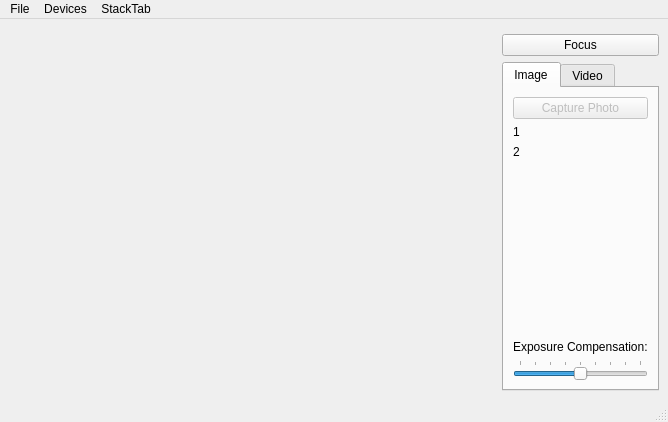
<?xml version="1.0" encoding="UTF-8"?>
<ui version="4.0">
 <class>Camera</class>
 <widget class="QMainWindow" name="Camera">
  <property name="geometry">
   <rect>
    <x>0</x>
    <y>0</y>
    <width>668</width>
    <height>422</height>
   </rect>
  </property>
  <property name="windowTitle">
   <string>Camera</string>
  </property>
  <widget class="QWidget" name="centralwidget">
   <layout class="QGridLayout" name="gridLayout_3">
    <item row="0" column="0" rowspan="3">
     <widget class="QStackedWidget" name="stackedWidget">
      <property name="sizePolicy">
       <sizepolicy hsizetype="Preferred" vsizetype="Preferred">
        <horstretch>1</horstretch>
        <verstretch>0</verstretch>
       </sizepolicy>
      </property>
      <property name="palette">
       <palette>
        <active>
         <colorrole role="Base">
          <brush brushstyle="SolidPattern">
           <color alpha="255">
            <red>255</red>
            <green>255</green>
            <blue>255</blue>
           </color>
          </brush>
         </colorrole>
         <colorrole role="Window">
          <brush brushstyle="SolidPattern">
           <color alpha="255">
            <red>145</red>
            <green>145</green>
            <blue>145</blue>
           </color>
          </brush>
         </colorrole>
        </active>
        <inactive>
         <colorrole role="Base">
          <brush brushstyle="SolidPattern">
           <color alpha="255">
            <red>255</red>
            <green>255</green>
            <blue>255</blue>
           </color>
          </brush>
         </colorrole>
         <colorrole role="Window">
          <brush brushstyle="SolidPattern">
           <color alpha="255">
            <red>145</red>
            <green>145</green>
            <blue>145</blue>
           </color>
          </brush>
         </colorrole>
        </inactive>
        <disabled>
         <colorrole role="Base">
          <brush brushstyle="SolidPattern">
           <color alpha="255">
            <red>145</red>
            <green>145</green>
            <blue>145</blue>
           </color>
          </brush>
         </colorrole>
         <colorrole role="Window">
          <brush brushstyle="SolidPattern">
           <color alpha="255">
            <red>145</red>
            <green>145</green>
            <blue>145</blue>
           </color>
          </brush>
         </colorrole>
        </disabled>
       </palette>
      </property>
      <property name="currentIndex">
       <number>0</number>
      </property>
      <widget class="QWidget" name="viewfinderPage">
       <layout class="QGridLayout" name="gridLayout_5">
        <item row="0" column="0">
         <widget class="QCameraViewfinder" name="viewfinder" native="true"/>
        </item>
       </layout>
      </widget>
      <widget class="QWidget" name="previewPage">
       <layout class="QGridLayout" name="gridLayout_4">
        <item row="0" column="0">
         <widget class="QLabel" name="lastImagePreviewLabel">
          <property name="sizePolicy">
           <sizepolicy hsizetype="Preferred" vsizetype="MinimumExpanding">
            <horstretch>0</horstretch>
            <verstretch>0</verstretch>
           </sizepolicy>
          </property>
          <property name="frameShape">
           <enum>QFrame::Box</enum>
          </property>
          <property name="text">
           <string/>
          </property>
         </widget>
        </item>
       </layout>
      </widget>
     </widget>
    </item>
    <item row="2" column="1" colspan="2">
     <widget class="QTabWidget" name="captureWidget">
      <property name="currentIndex">
       <number>0</number>
      </property>
      <widget class="QWidget" name="tab_2">
       <attribute name="title">
        <string>Image</string>
       </attribute>
       <layout class="QGridLayout" name="gridLayout">
        <item row="9" column="0">
         <widget class="QLabel" name="label">
          <property name="text">
           <string>Exposure Compensation:</string>
          </property>
         </widget>
        </item>
        <item row="0" column="0">
         <widget class="QPushButton" name="takeImageButton">
          <property name="enabled">
           <bool>false</bool>
          </property>
          <property name="text">
           <string>Capture Photo</string>
          </property>
         </widget>
        </item>
        <item row="10" column="0">
         <widget class="QSlider" name="exposureCompensation">
          <property name="minimum">
           <number>-4</number>
          </property>
          <property name="maximum">
           <number>4</number>
          </property>
          <property name="pageStep">
           <number>2</number>
          </property>
          <property name="orientation">
           <enum>Qt::Horizontal</enum>
          </property>
          <property name="tickPosition">
           <enum>QSlider::TicksAbove</enum>
          </property>
         </widget>
        </item>
        <item row="8" column="0">
         <spacer name="verticalSpacer_2">
          <property name="orientation">
           <enum>Qt::Vertical</enum>
          </property>
          <property name="sizeHint" stdset="0">
           <size>
            <width>20</width>
            <height>161</height>
           </size>
          </property>
         </spacer>
        </item>
        <item row="1" column="0">
         <widget class="QLabel" name="elapsedMilis">
          <property name="text">
           <string>1</string>
          </property>
         </widget>
        </item>
        <item row="2" column="0">
         <widget class="QLabel" name="frameFPS">
          <property name="text">
           <string>2</string>
          </property>
         </widget>
        </item>
       </layout>
      </widget>
      <widget class="QWidget" name="tab">
       <attribute name="title">
        <string>Video</string>
       </attribute>
       <layout class="QGridLayout" name="gridLayout_2">
        <item row="0" column="0">
         <widget class="QPushButton" name="recordButton">
          <property name="text">
           <string>Record</string>
          </property>
         </widget>
        </item>
        <item row="1" column="0">
         <widget class="QPushButton" name="pauseButton">
          <property name="text">
           <string>Pause</string>
          </property>
         </widget>
        </item>
        <item row="2" column="0">
         <widget class="QPushButton" name="stopButton">
          <property name="text">
           <string>Stop</string>
          </property>
         </widget>
        </item>
        <item row="3" column="0">
         <spacer name="verticalSpacer">
          <property name="orientation">
           <enum>Qt::Vertical</enum>
          </property>
          <property name="sizeHint" stdset="0">
           <size>
            <width>20</width>
            <height>76</height>
           </size>
          </property>
         </spacer>
        </item>
        <item row="4" column="0">
         <widget class="QPushButton" name="muteButton">
          <property name="text">
           <string>Mute</string>
          </property>
          <property name="checkable">
           <bool>true</bool>
          </property>
         </widget>
        </item>
       </layout>
      </widget>
     </widget>
    </item>
    <item row="1" column="1" colspan="2">
     <widget class="QPushButton" name="lockButton">
      <property name="text">
       <string>Focus</string>
      </property>
     </widget>
    </item>
   </layout>
  </widget>
  <widget class="QMenuBar" name="menubar">
   <property name="geometry">
    <rect>
     <x>0</x>
     <y>0</y>
     <width>668</width>
     <height>22</height>
    </rect>
   </property>
   <widget class="QMenu" name="menuFile">
    <property name="title">
     <string>File</string>
    </property>
    <addaction name="actionStartCamera"/>
    <addaction name="actionStopCamera"/>
    <addaction name="separator"/>
    <addaction name="actionSettings"/>
    <addaction name="separator"/>
    <addaction name="actionExit"/>
   </widget>
   <widget class="QMenu" name="menuDevices">
    <property name="title">
     <string>Devices</string>
    </property>
   </widget>
   <widget class="QMenu" name="menuStackTab">
    <property name="title">
     <string>StackTab</string>
    </property>
    <addaction name="actionViewFinder"/>
    <addaction name="actionPreviewLayer"/>
   </widget>
   <addaction name="menuFile"/>
   <addaction name="menuDevices"/>
   <addaction name="menuStackTab"/>
  </widget>
  <widget class="QStatusBar" name="statusbar"/>
  <action name="actionExit">
   <property name="text">
    <string>Exit</string>
   </property>
  </action>
  <action name="actionStartCamera">
   <property name="text">
    <string>Start Camera</string>
   </property>
  </action>
  <action name="actionStopCamera">
   <property name="text">
    <string>Stop Camera</string>
   </property>
  </action>
  <action name="actionSettings">
   <property name="text">
    <string>Settings</string>
   </property>
  </action>
  <action name="actionViewFinder">
   <property name="text">
    <string>ViewFinder</string>
   </property>
  </action>
  <action name="actionPreviewLayer">
   <property name="text">
    <string>PreviewLayer</string>
   </property>
  </action>
 </widget>
 <customwidgets>
  <customwidget>
   <class>QCameraViewfinder</class>
   <extends>QWidget</extends>
   <header>qcameraviewfinder.h</header>
   <container>1</container>
  </customwidget>
 </customwidgets>
 <resources/>
 <connections>
  <connection>
   <sender>recordButton</sender>
   <signal>clicked()</signal>
   <receiver>Camera</receiver>
   <slot>record()</slot>
   <hints>
    <hint type="sourcelabel">
     <x>542</x>
     <y>112</y>
    </hint>
    <hint type="destinationlabel">
     <x>61</x>
     <y>238</y>
    </hint>
   </hints>
  </connection>
  <connection>
   <sender>stopButton</sender>
   <signal>clicked()</signal>
   <receiver>Camera</receiver>
   <slot>stop()</slot>
   <hints>
    <hint type="sourcelabel">
     <x>542</x>
     <y>179</y>
    </hint>
    <hint type="destinationlabel">
     <x>140</x>
     <y>236</y>
    </hint>
   </hints>
  </connection>
  <connection>
   <sender>pauseButton</sender>
   <signal>clicked()</signal>
   <receiver>Camera</receiver>
   <slot>pause()</slot>
   <hints>
    <hint type="sourcelabel">
     <x>542</x>
     <y>145</y>
    </hint>
    <hint type="destinationlabel">
     <x>234</x>
     <y>237</y>
    </hint>
   </hints>
  </connection>
  <connection>
   <sender>actionExit</sender>
   <signal>triggered()</signal>
   <receiver>Camera</receiver>
   <slot>close()</slot>
   <hints>
    <hint type="sourcelabel">
     <x>-1</x>
     <y>-1</y>
    </hint>
    <hint type="destinationlabel">
     <x>154</x>
     <y>130</y>
    </hint>
   </hints>
  </connection>
  <connection>
   <sender>takeImageButton</sender>
   <signal>clicked()</signal>
   <receiver>Camera</receiver>
   <slot>takeImage()</slot>
   <hints>
    <hint type="sourcelabel">
     <x>625</x>
     <y>132</y>
    </hint>
    <hint type="destinationlabel">
     <x>603</x>
     <y>169</y>
    </hint>
   </hints>
  </connection>
  <connection>
   <sender>lockButton</sender>
   <signal>clicked()</signal>
   <receiver>Camera</receiver>
   <slot>toggleLock()</slot>
   <hints>
    <hint type="sourcelabel">
     <x>658</x>
     <y>75</y>
    </hint>
    <hint type="destinationlabel">
     <x>453</x>
     <y>119</y>
    </hint>
   </hints>
  </connection>
  <connection>
   <sender>muteButton</sender>
   <signal>toggled(bool)</signal>
   <receiver>Camera</receiver>
   <slot>setMuted(bool)</slot>
   <hints>
    <hint type="sourcelabel">
     <x>542</x>
     <y>343</y>
    </hint>
    <hint type="destinationlabel">
     <x>5</x>
     <y>280</y>
    </hint>
   </hints>
  </connection>
  <connection>
   <sender>exposureCompensation</sender>
   <signal>valueChanged(int)</signal>
   <receiver>Camera</receiver>
   <slot>setExposureCompensation(int)</slot>
   <hints>
    <hint type="sourcelabel">
     <x>559</x>
     <y>367</y>
    </hint>
    <hint type="destinationlabel">
     <x>665</x>
     <y>365</y>
    </hint>
   </hints>
  </connection>
  <connection>
   <sender>actionSettings</sender>
   <signal>triggered()</signal>
   <receiver>Camera</receiver>
   <slot>configureCaptureSettings()</slot>
   <hints>
    <hint type="sourcelabel">
     <x>-1</x>
     <y>-1</y>
    </hint>
    <hint type="destinationlabel">
     <x>333</x>
     <y>210</y>
    </hint>
   </hints>
  </connection>
  <connection>
   <sender>actionStartCamera</sender>
   <signal>triggered()</signal>
   <receiver>Camera</receiver>
   <slot>startCamera()</slot>
   <hints>
    <hint type="sourcelabel">
     <x>-1</x>
     <y>-1</y>
    </hint>
    <hint type="destinationlabel">
     <x>333</x>
     <y>210</y>
    </hint>
   </hints>
  </connection>
  <connection>
   <sender>actionStopCamera</sender>
   <signal>triggered()</signal>
   <receiver>Camera</receiver>
   <slot>stopCamera()</slot>
   <hints>
    <hint type="sourcelabel">
     <x>-1</x>
     <y>-1</y>
    </hint>
    <hint type="destinationlabel">
     <x>333</x>
     <y>210</y>
    </hint>
   </hints>
  </connection>
 </connections>
 <slots>
  <slot>record()</slot>
  <slot>pause()</slot>
  <slot>stop()</slot>
  <slot>enablePreview(bool)</slot>
  <slot>configureCaptureSettings()</slot>
  <slot>takeImage()</slot>
  <slot>startCamera()</slot>
  <slot>toggleLock()</slot>
  <slot>setMuted(bool)</slot>
  <slot>stopCamera()</slot>
  <slot>setExposureCompensation(int)</slot>
 </slots>
</ui>
